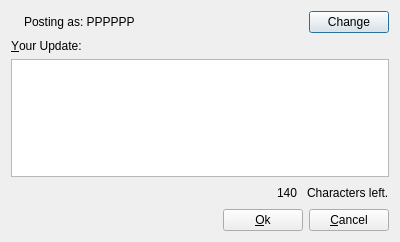
<ui version="4.0" >
 <class>Dialog</class>
 <widget class="QDialog" name="Dialog" >
  <property name="geometry" >
   <rect>
    <x>0</x>
    <y>0</y>
    <width>400</width>
    <height>242</height>
   </rect>
  </property>
  <property name="windowTitle" >
   <string>Twitter Post - uRSSus</string>
  </property>
  <property name="windowIcon" >
   <iconset resource="../images/icons.qrc" >
    <normaloff>:/urssus.svg</normaloff>:/urssus.svg</iconset>
  </property>
  <layout class="QVBoxLayout" name="verticalLayout" >
   <item>
    <layout class="QHBoxLayout" name="horizontalLayout_2" >
     <item>
      <widget class="QLabel" name="label_4" >
       <property name="sizePolicy" >
        <sizepolicy vsizetype="Fixed" hsizetype="Fixed" >
         <horstretch>0</horstretch>
         <verstretch>32</verstretch>
        </sizepolicy>
       </property>
       <property name="maximumSize" >
        <size>
         <width>32</width>
         <height>32</height>
        </size>
       </property>
       <property name="text" >
        <string/>
       </property>
       <property name="pixmap" >
        <pixmap resource="../images/icons.qrc" >:/twitter.svg</pixmap>
       </property>
       <property name="scaledContents" >
        <bool>true</bool>
       </property>
      </widget>
     </item>
     <item>
      <widget class="QLabel" name="username" >
       <property name="sizePolicy" >
        <sizepolicy vsizetype="Preferred" hsizetype="Expanding" >
         <horstretch>0</horstretch>
         <verstretch>0</verstretch>
        </sizepolicy>
       </property>
       <property name="text" >
        <string>Posting as: PPPPPP</string>
       </property>
      </widget>
     </item>
     <item>
      <widget class="QPushButton" name="changeAuth" >
       <property name="text" >
        <string>Change</string>
       </property>
      </widget>
     </item>
    </layout>
   </item>
   <item>
    <widget class="QLabel" name="label" >
     <property name="text" >
      <string>&amp;Your Update:</string>
     </property>
     <property name="buddy" >
      <cstring>message</cstring>
     </property>
    </widget>
   </item>
   <item>
    <widget class="QTextEdit" name="message" >
     <property name="html" >
      <string>&lt;!DOCTYPE HTML PUBLIC "-//W3C//DTD HTML 4.0//EN" "http://www.w3.org/TR/REC-html40/strict.dtd">
&lt;html>&lt;head>&lt;meta name="qrichtext" content="1" />&lt;style type="text/css">
p, li { white-space: pre-wrap; }
&lt;/style>&lt;/head>&lt;body style=" font-family:'Verdana'; font-size:8pt; font-weight:400; font-style:normal;">
&lt;p style="-qt-paragraph-type:empty; margin-top:0px; margin-bottom:0px; margin-left:0px; margin-right:0px; -qt-block-indent:0; text-indent:0px;">&lt;/p>&lt;/body>&lt;/html></string>
     </property>
     <property name="acceptRichText" >
      <bool>false</bool>
     </property>
    </widget>
   </item>
   <item>
    <layout class="QHBoxLayout" name="horizontalLayout" >
     <item>
      <spacer name="horizontalSpacer" >
       <property name="orientation" >
        <enum>Qt::Horizontal</enum>
       </property>
       <property name="sizeHint" stdset="0" >
        <size>
         <width>40</width>
         <height>20</height>
        </size>
       </property>
      </spacer>
     </item>
     <item>
      <widget class="QLabel" name="counter" >
       <property name="text" >
        <string>140 </string>
       </property>
      </widget>
     </item>
     <item>
      <widget class="QLabel" name="label_3" >
       <property name="text" >
        <string>Characters left.</string>
       </property>
      </widget>
     </item>
    </layout>
   </item>
   <item>
    <layout class="QHBoxLayout" name="horizontalLayout_3" >
     <item>
      <spacer name="horizontalSpacer_2" >
       <property name="orientation" >
        <enum>Qt::Horizontal</enum>
       </property>
       <property name="sizeHint" stdset="0" >
        <size>
         <width>40</width>
         <height>20</height>
        </size>
       </property>
      </spacer>
     </item>
     <item>
      <widget class="QPushButton" name="ok" >
       <property name="text" >
        <string>&amp;Ok</string>
       </property>
      </widget>
     </item>
     <item>
      <widget class="QPushButton" name="pushButton_2" >
       <property name="text" >
        <string>&amp;Cancel</string>
       </property>
      </widget>
     </item>
    </layout>
   </item>
  </layout>
 </widget>
 <resources>
  <include location="../images/icons.qrc" />
 </resources>
 <connections>
  <connection>
   <sender>ok</sender>
   <signal>clicked()</signal>
   <receiver>Dialog</receiver>
   <slot>accept()</slot>
   <hints>
    <hint type="sourcelabel" >
     <x>148</x>
     <y>357</y>
    </hint>
    <hint type="destinationlabel" >
     <x>154</x>
     <y>386</y>
    </hint>
   </hints>
  </connection>
  <connection>
   <sender>pushButton_2</sender>
   <signal>clicked()</signal>
   <receiver>Dialog</receiver>
   <slot>reject()</slot>
   <hints>
    <hint type="sourcelabel" >
     <x>255</x>
     <y>356</y>
    </hint>
    <hint type="destinationlabel" >
     <x>310</x>
     <y>367</y>
    </hint>
   </hints>
  </connection>
 </connections>
</ui>
